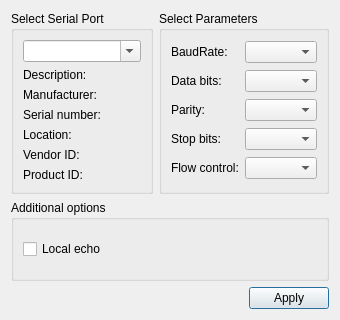
<?xml version="1.0" encoding="UTF-8"?>
<ui version="4.0">
 <class>SettingsDialog</class>
 <widget class="QDialog" name="SettingsDialog">
  <property name="geometry">
   <rect>
    <x>0</x>
    <y>0</y>
    <width>340</width>
    <height>320</height>
   </rect>
  </property>
  <property name="windowTitle">
   <string>Settings</string>
  </property>
  <layout class="QGridLayout" name="gridLayout_3">
   <item row="0" column="1">
    <widget class="QGroupBox" name="parametersBox">
     <property name="title">
      <string>Select Parameters</string>
     </property>
     <layout class="QGridLayout" name="gridLayout_2">
      <item row="0" column="0">
       <widget class="QLabel" name="baudRateLabel">
        <property name="text">
         <string>BaudRate:</string>
        </property>
       </widget>
      </item>
      <item row="0" column="1">
       <widget class="QComboBox" name="baudRateBox"/>
      </item>
      <item row="1" column="0">
       <widget class="QLabel" name="dataBitsLabel">
        <property name="text">
         <string>Data bits:</string>
        </property>
       </widget>
      </item>
      <item row="1" column="1">
       <widget class="QComboBox" name="dataBitsBox"/>
      </item>
      <item row="2" column="0">
       <widget class="QLabel" name="parityLabel">
        <property name="text">
         <string>Parity:</string>
        </property>
       </widget>
      </item>
      <item row="2" column="1">
       <widget class="QComboBox" name="parityBox"/>
      </item>
      <item row="3" column="0">
       <widget class="QLabel" name="stopBitsLabel">
        <property name="text">
         <string>Stop bits:</string>
        </property>
       </widget>
      </item>
      <item row="3" column="1">
       <widget class="QComboBox" name="stopBitsBox"/>
      </item>
      <item row="4" column="0">
       <widget class="QLabel" name="flowControlLabel">
        <property name="text">
         <string>Flow control:</string>
        </property>
       </widget>
      </item>
      <item row="4" column="1">
       <widget class="QComboBox" name="flowControlBox"/>
      </item>
     </layout>
    </widget>
   </item>
   <item row="0" column="0">
    <widget class="QGroupBox" name="selectBox">
     <property name="title">
      <string>Select Serial Port</string>
     </property>
     <layout class="QGridLayout" name="gridLayout">
      <item row="0" column="0">
       <widget class="QComboBox" name="serialPortInfoListBox">
        <property name="editable">
         <bool>true</bool>
        </property>
        <property name="currentIndex">
         <number>-1</number>
        </property>
       </widget>
      </item>
      <item row="1" column="0">
       <widget class="QLabel" name="descriptionLabel">
        <property name="text">
         <string>Description:</string>
        </property>
       </widget>
      </item>
      <item row="2" column="0">
       <widget class="QLabel" name="manufacturerLabel">
        <property name="text">
         <string>Manufacturer:</string>
        </property>
       </widget>
      </item>
      <item row="3" column="0">
       <widget class="QLabel" name="serialNumberLabel">
        <property name="text">
         <string>Serial number:</string>
        </property>
       </widget>
      </item>
      <item row="4" column="0">
       <widget class="QLabel" name="locationLabel">
        <property name="text">
         <string>Location:</string>
        </property>
       </widget>
      </item>
      <item row="5" column="0">
       <widget class="QLabel" name="vidLabel">
        <property name="text">
         <string>Vendor ID:</string>
        </property>
       </widget>
      </item>
      <item row="6" column="0">
       <widget class="QLabel" name="pidLabel">
        <property name="text">
         <string>Product ID:</string>
        </property>
       </widget>
      </item>
     </layout>
    </widget>
   </item>
   <item row="2" column="0" colspan="2">
    <layout class="QHBoxLayout" name="horizontalLayout">
     <item>
      <spacer name="horizontalSpacer">
       <property name="orientation">
        <enum>Qt::Horizontal</enum>
       </property>
       <property name="sizeHint" stdset="0">
        <size>
         <width>96</width>
         <height>20</height>
        </size>
       </property>
      </spacer>
     </item>
     <item>
      <widget class="QPushButton" name="applyButton">
       <property name="text">
        <string>Apply</string>
       </property>
      </widget>
     </item>
    </layout>
   </item>
   <item row="1" column="0" colspan="2">
    <widget class="QGroupBox" name="additionalOptionsGroupBox">
     <property name="title">
      <string>Additional options</string>
     </property>
     <layout class="QVBoxLayout" name="verticalLayout">
      <item>
       <widget class="QCheckBox" name="localEchoCheckBox">
        <property name="text">
         <string>Local echo</string>
        </property>
        <property name="checked">
         <bool>false</bool>
        </property>
       </widget>
      </item>
     </layout>
    </widget>
   </item>
  </layout>
 </widget>
 <resources/>
 <connections/>
</ui>
